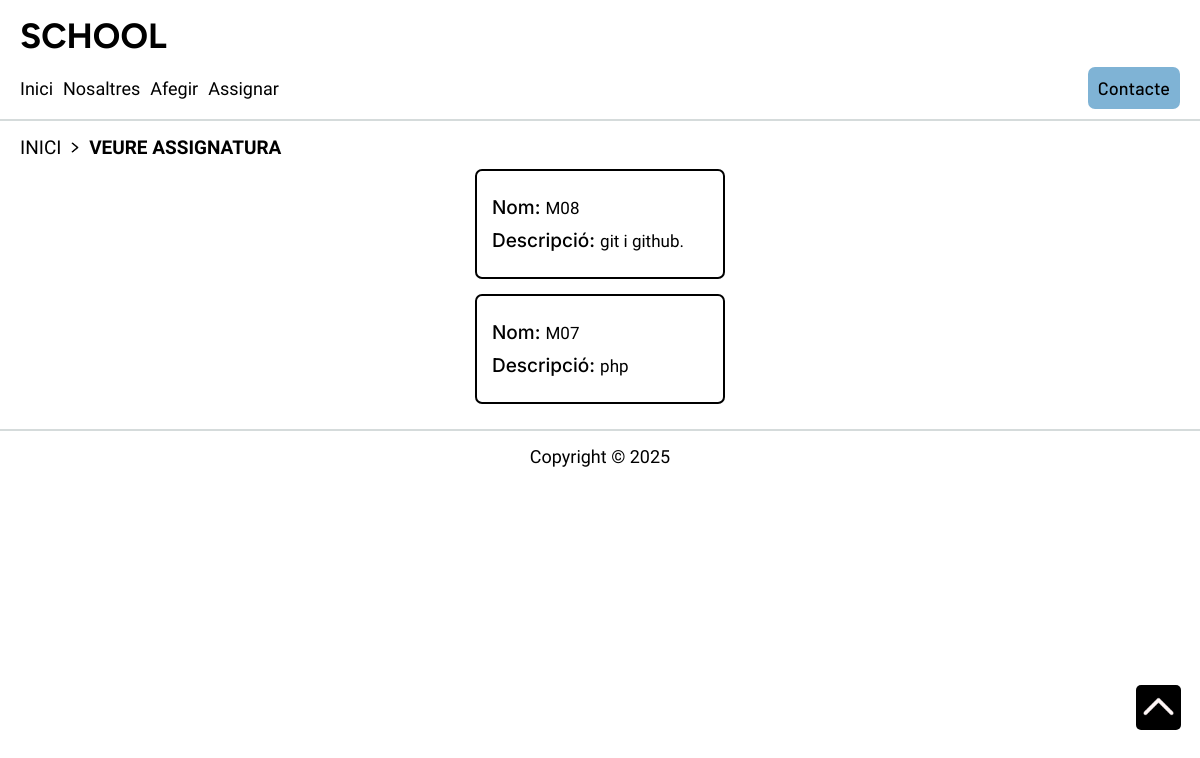
The app's page /veureassignatura with its own data.
### tables this page shows
CREATE TABLE `subjects` (
  `id` int(11) NOT NULL AUTO_INCREMENT,
  `name` varchar(100) NOT NULL,
  `description` varchar(100) NOT NULL,
  `course_id` int(11) DEFAULT NULL,
  PRIMARY KEY (`id`),
  KEY `subjects_course_FK` (`course_id`),
  CONSTRAINT `subjects_course_FK` FOREIGN KEY (`course_id`) REFERENCES `course` (`id`) ON DELETE CASCADE ON UPDATE CASCADE
);

### src/helper.php (called while the page is built, shortened)
<?php
function view(string $template,array $data=null){
    require VIEWS.'/'.$template.'.view.php';
    return  ob_get_clean();
}

### index.php (called while the page is built, shortened)
<?php
require __DIR__ .'/bootstrap.php';
$router->dispatch(new Request());

### src/School/Services/SubjectServices.php (called while the page is built, shortened)
<?php
class SubjectServices{
    private SubjectRepository $SubjectRepository;
    function __construct(\PDO $db, SubjectRepository $SubjectRepository){
        $this->SubjectRepository = $SubjectRepository;
    }
    function show(){
        return $this->SubjectRepository->show();
    }
}

### src/Infrastructure/Persistence/SubjectRepository.php (called while the page is built, shortened)
<?php
class SubjectRepository implements ISubjectRepository{
    private \PDO $db;
    function __construct(\PDO $db){
        $this->db = $db;
    }
    function show(){
        $allsubject = [];
        $sql = $this->db->prepare("SELECT * FROM subjects");
        $sql->execute();
        while($fila = $sql->fetch(\PDO::FETCH_ASSOC)){
            $subject = new Subject($fila['name'], $fila['description']);
            $subject->setId($fila['id']);
            $allsubject[] = $subject;
        }
        return $allsubject;
    }
}

### src/School/Checks/Check.php (called while the page is built, shortened)
<?php
class Check {
    public static function isNull($s): bool {
        return $s == null ? true : false;
    }
    public static function minLenght(string $s, int $lenght): int {
        return strlen(trim($s)) >= $lenght ? 0 : -3;
    }
}

### src/School/Entities/Subject.php (called while the page is built, shortened)
<?php
class Subject{
    protected string $name;
    protected string $description;
    public function __construct(string $name, string $description){
        $message = "";
    }
    public function getName(): string{
        return $this->name;
    }
    public function setName(string $name): int{
        $this->name = $name;
        return 0;
    }
    public function getDescription(): string{
        return $this->description;
    }
    public function setDescription(string $description): int{
        $this->description = $description;
        return 0;
    }
    public function setId(?int $id): int{
        return 0;
    }
}

### src/Views/veureassignatura.view.php (the view, shortened to what this page needs)
<!DOCTYPE html>
<html lang="es">
<head>
    <link rel="stylesheet" href="css/veurecamps/departament/veurecamps.css">
</head>
<body>
    <?php include 'parts/nav/nav.view.php'?>
    <article class="localitzacio">
        <a id="localitzacio__enlac" href="/index">
            <p id="localitzacio__text">INICI</p>
        </a>
        <img id="localitzacio__img" src="img/fletxes/fletxadreta.png" alt="fletxadreta">
        <a id="localitzacio__enlac" href="/veureassignatura">
            <p id="localitzacio__text--ubi">VEURE ASSIGNATURA</p>
        </a>
    </article>
    <section>
        <?php foreach($subjects as $subject) { ?>
            <div id="box">
                <div id="capsa__big">
                    <div id="capsa__individual">
                        <h1 id="capsa__titol">Nom:</h1>
                        <p id="capsa__desc"><?php echo $subject->getName() ?></p>
                    </div>
                    <div id="capsa__individual">
                        <h1 id="capsa__titol">Descripció:</h1>
                        <p id="capsa__desc"><?php echo $subject->getDescription() ?></p>
                    </div>
                </div>
            </div>
        <?php } ?>
    </section>
    <?php include 'parts/fletxadalt/fletxadalt.view.php'?>
    <?php include 'parts/footer/footer.view.php'?>
</body>
</html>

### css/veurecamps/departament/veurecamps.css (style rules this page uses)
:root { --colortext: black; }
* { margin: 0rem; padding: 0rem; }
.localitzacio { display: flex; align-items: center; margin-left: 1.25rem; }
#localitzacio__img { margin: 0.313rem 0.313rem 0rem 0.313rem; width:1.5%; height: 1.5%; }
#localitzacio__enlac { text-decoration: none; }
#localitzacio__text { font-family: "Nunito Sans", sans-serif; font-size: 1.188rem; color: var(--colortext); margin: 0.938rem 0rem 0.625rem 0rem; }
#localitzacio__text--ubi { font-family: "Nunito Sans", sans-serif; font-size: 1.188rem; color: var(--colortext); margin: 0.938rem 0rem 0.625rem 0rem; font-weight: bold; }
#box { display: flex; justify-content: center; }
#capsa__big { border: 0.125rem solid var(--colortext); border-radius: 0.438rem; padding: 0.938rem; margin-bottom: 0.938rem; width: 18%; }
#capsa__individual { display: flex; align-items: center; margin:0.625rem 0rem 0.625rem 0rem; }
#capsa__titol { font-family: "Inter", serif; font-size: 1.188rem; font-weight: 500; color: var(--colortext); }
#capsa__desc { font-family: "Spline Sans", serif; font-size: 1.063rem; font-weight: 400; color: var(--colortext); padding-left: 0.313rem; }

### css/parts/nav/nav.css (style rules this page uses)
:root { --colortext: black; --shadowdesplegable: rgba(0,0,0,0.4); --colortexthover: white; --bgbotó: #7fb3d5; --colorlínia: #d5dbdb; }
* { margin: 0rem; padding: 0rem; }

### css/parts/fletxadalt/fletxadalt.css (style rules this page uses)
:root { --background: black; }
* { margin: 0rem; padding: 0rem; }

### css/parts/footer/footer.css (style rules this page uses)
:root { --colortext: black; --colorlínia: #d5dbdb; }
* { margin: 0rem; padding: 0rem; }

### records on screen
subjects: name "M08", description "git i github."
subjects: name "M07", description "php"
